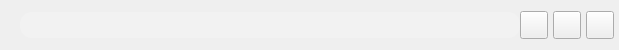
           <widget class="QFrame" name="contentTopBg">
            <property name="minimumSize">
             <size>
              <width>0</width>
              <height>50</height>
             </size>
            </property>
            <property name="maximumSize">
             <size>
              <width>16777215</width>
              <height>50</height>
             </size>
            </property>
            <property name="frameShape">
             <enum>QFrame::NoFrame</enum>
            </property>
            <property name="frameShadow">
             <enum>QFrame::Raised</enum>
            </property>
            <layout class="QHBoxLayout" name="horizontalLayout">
             <property name="spacing">
              <number>0</number>
             </property>
             <property name="leftMargin">
              <number>0</number>
             </property>
             <property name="topMargin">
              <number>0</number>
             </property>
             <property name="rightMargin">
              <number>0</number>
             </property>
             <property name="bottomMargin">
              <number>0</number>
             </property>
             <item>
              <widget class="QFrame" name="leftBox">
               <property name="sizePolicy">
                <sizepolicy hsizetype="Expanding" vsizetype="Preferred">
                 <horstretch>0</horstretch>
                 <verstretch>0</verstretch>
                </sizepolicy>
               </property>
               <property name="frameShape">
                <enum>QFrame::NoFrame</enum>
               </property>
               <property name="frameShadow">
                <enum>QFrame::Raised</enum>
               </property>
               <layout class="QHBoxLayout" name="horizontalLayout_3">
                <property name="spacing">
                 <number>0</number>
                </property>
                <property name="leftMargin">
                 <number>20</number>
                </property>
                <property name="topMargin">
                 <number>12</number>
                </property>
                <property name="rightMargin">
                 <number>0</number>
                </property>
                <property name="bottomMargin">
                 <number>12</number>
                </property>
                <item alignment="Qt::AlignHCenter">
                 <widget class="QFrame" name="frame">
                  <property name="minimumSize">
                   <size>
                    <width>500</width>
                    <height>0</height>
                   </size>
                  </property>
                  <property name="styleSheet">
                   <string notr="true">background-color: #F2F2F2;
border-radius:12px;</string>
                  </property>
                  <property name="frameShape">
                   <enum>QFrame::StyledPanel</enum>
                  </property>
                  <property name="frameShadow">
                   <enum>QFrame::Raised</enum>
                  </property>
                 </widget>
                </item>
               </layout>
              </widget>
             </item>
             <item alignment="Qt::AlignRight">
              <widget class="QFrame" name="rightButtons">
               <property name="minimumSize">
                <size>
                 <width>0</width>
                 <height>28</height>
                </size>
               </property>
               <property name="frameShape">
                <enum>QFrame::NoFrame</enum>
               </property>
               <property name="frameShadow">
                <enum>QFrame::Raised</enum>
               </property>
               <layout class="QHBoxLayout" name="horizontalLayout_2">
                <property name="spacing">
                 <number>5</number>
                </property>
                <property name="leftMargin">
                 <number>0</number>
                </property>
                <property name="topMargin">
                 <number>0</number>
                </property>
                <property name="rightMargin">
                 <number>5</number>
                </property>
                <property name="bottomMargin">
                 <number>0</number>
                </property>
                <item>
                 <widget class="QPushButton" name="minimizeAppBtn">
                  <property name="minimumSize">
                   <size>
                    <width>28</width>
                    <height>28</height>
                   </size>
                  </property>
                  <property name="maximumSize">
                   <size>
                    <width>28</width>
                    <height>28</height>
                   </size>
                  </property>
                  <property name="cursor">
                   <cursorShape>PointingHandCursor</cursorShape>
                  </property>
                  <property name="toolTip">
                   <string>Minimize</string>
                  </property>
                  <property name="text">
                   <string/>
                  </property>
                  <property name="icon">
                   <iconset resource="resources.qrc">
                    <normaloff>:/icons/images/icons/icons8-horizontal-line-30.png</normaloff>:/icons/images/icons/icons8-horizontal-line-30.png</iconset>
                  </property>
                  <property name="iconSize">
                   <size>
                    <width>20</width>
                    <height>20</height>
                   </size>
                  </property>
                 </widget>
                </item>
                <item>
                 <widget class="QPushButton" name="maximizeRestoreAppBtn">
                  <property name="minimumSize">
                   <size>
                    <width>28</width>
                    <height>28</height>
                   </size>
                  </property>
                  <property name="maximumSize">
                   <size>
                    <width>28</width>
                    <height>28</height>
                   </size>
                  </property>
                  <property name="font">
                   <font>
                    <family>Roboto</family>
                    <pointsize>10</pointsize>
                    <weight>10</weight>
                    <italic>false</italic>
                    <bold>false</bold>
                   </font>
                  </property>
                  <property name="cursor">
                   <cursorShape>PointingHandCursor</cursorShape>
                  </property>
                  <property name="toolTip">
                   <string>Maximize</string>
                  </property>
                  <property name="text">
                   <string/>
                  </property>
                  <property name="icon">
                   <iconset resource="resources.qrc">
                    <normaloff>:/icons/images/icons/icons8-rectangle-30.png</normaloff>:/icons/images/icons/icons8-rectangle-30.png</iconset>
                  </property>
                  <property name="iconSize">
                   <size>
                    <width>20</width>
                    <height>20</height>
                   </size>
                  </property>
                 </widget>
                </item>
                <item>
                 <widget class="QPushButton" name="closeAppBtn">
                  <property name="minimumSize">
                   <size>
                    <width>28</width>
                    <height>28</height>
                   </size>
                  </property>
                  <property name="maximumSize">
                   <size>
                    <width>28</width>
                    <height>28</height>
                   </size>
                  </property>
                  <property name="cursor">
                   <cursorShape>PointingHandCursor</cursorShape>
                  </property>
                  <property name="toolTip">
                   <string>Close</string>
                  </property>
                  <property name="text">
                   <string/>
                  </property>
                  <property name="icon">
                   <iconset resource="resources.qrc">
                    <normaloff>:/icons/images/icons/icons8-close-30.png</normaloff>:/icons/images/icons/icons8-close-30.png</iconset>
                  </property>
                  <property name="iconSize">
                   <size>
                    <width>25</width>
                    <height>25</height>
                   </size>
                  </property>
                 </widget>
                </item>
               </layout>
              </widget>
             </item>
            </layout>
           </widget>
